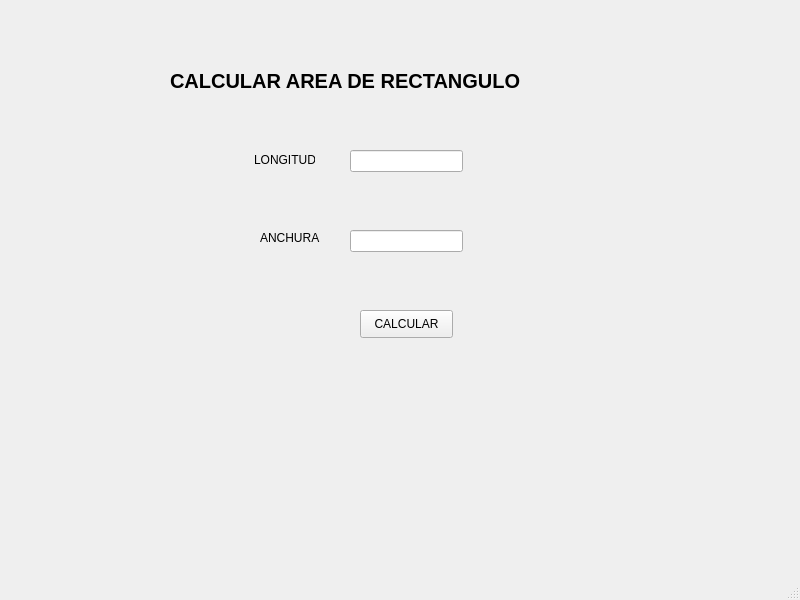
<?xml version="1.0" encoding="UTF-8"?>
<ui version="4.0">
 <class>MainWindow</class>
 <widget class="QMainWindow" name="MainWindow">
  <property name="geometry">
   <rect>
    <x>0</x>
    <y>0</y>
    <width>800</width>
    <height>600</height>
   </rect>
  </property>
  <property name="windowTitle">
   <string>MainWindow</string>
  </property>
  <widget class="QWidget" name="centralwidget">
   <widget class="QLabel" name="label_2">
    <property name="geometry">
     <rect>
      <x>260</x>
      <y>230</y>
      <width>61</width>
      <height>16</height>
     </rect>
    </property>
    <property name="text">
     <string>ANCHURA</string>
    </property>
   </widget>
   <widget class="QLineEdit" name="txt_longitud">
    <property name="geometry">
     <rect>
      <x>350</x>
      <y>150</y>
      <width>113</width>
      <height>22</height>
     </rect>
    </property>
   </widget>
   <widget class="QPushButton" name="btn_calcular">
    <property name="geometry">
     <rect>
      <x>360</x>
      <y>310</y>
      <width>93</width>
      <height>28</height>
     </rect>
    </property>
    <property name="text">
     <string>CALCULAR</string>
    </property>
   </widget>
   <widget class="QLineEdit" name="txt_anchura">
    <property name="geometry">
     <rect>
      <x>350</x>
      <y>230</y>
      <width>113</width>
      <height>22</height>
     </rect>
    </property>
   </widget>
   <widget class="QLabel" name="label">
    <property name="geometry">
     <rect>
      <x>254</x>
      <y>150</y>
      <width>61</width>
      <height>20</height>
     </rect>
    </property>
    <property name="text">
     <string>LONGITUD</string>
    </property>
   </widget>
   <widget class="QLabel" name="label_3">
    <property name="geometry">
     <rect>
      <x>170</x>
      <y>70</y>
      <width>431</width>
      <height>21</height>
     </rect>
    </property>
    <property name="font">
     <font>
      <pointsize>15</pointsize>
      <weight>75</weight>
      <bold>true</bold>
     </font>
    </property>
    <property name="text">
     <string>CALCULAR AREA DE RECTANGULO</string>
    </property>
   </widget>
  </widget>
  <widget class="QMenuBar" name="menubar">
   <property name="geometry">
    <rect>
     <x>0</x>
     <y>0</y>
     <width>800</width>
     <height>26</height>
    </rect>
   </property>
  </widget>
  <widget class="QStatusBar" name="statusbar"/>
 </widget>
 <resources/>
 <connections/>
</ui>
